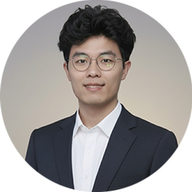
#> input picture images/android-chrome-192x192.png, 192 x 192 px
$ python -i avatar_cropper.py   (imports and definitions only)
#> lines starting #> are read from the running program, lines starting #| are printed output that depends on the picture
#> in process_avatar, img is the input picture: PIL image 192x192 RGB; mean R, G, B 162.9, 159.1, 157.3
#!/usr/bin/env python
# -*- coding: utf-8 -*-
"""
头像自动裁剪脚本
自动将 images/raw-avatars/ 中的图片裁剪为 400×400 像素的正方形头像
保存为 images/profile.jpg
"""

import os
import sys
from PIL import Image

def crop_to_center_square(image):
    """
    将图片裁剪为中心正方形

    Args:
        image: PIL Image对象

    Returns:
        裁剪后的正方形图片
    """
    width, height = image.size
#> width = 192; height = 192

    # 计算正方形的边长（取较小的一边）
    square_size = min(width, height)
#> square_size = 192

    # 计算裁剪区域（中心对齐）
    left = (width - square_size) // 2
#> left = 0
    top = (height - square_size) // 2
#> top = 0
    right = left + square_size
#> right = 192
    bottom = top + square_size
#> bottom = 192

    # 裁剪为正方形
    return image.crop((left, top, right, bottom))

def process_avatar(input_path, output_path, size=400):
    """
    处理头像图片

    Args:
        input_path: 输入图片路径
        output_path: 输出图片路径
        size: 目标尺寸（默认400×400）
    """
    try:
        # 打开图片
        img = Image.open(input_path)

        # 转换为RGB模式（如果是PNG透明背景，转为白色背景）
        if img.mode in ('RGBA', 'LA', 'P'):
            # 创建白色背景
            background = Image.new('RGB', img.size, (255, 255, 255))
            if img.mode == 'P':
                img = img.convert('RGBA')
            background.paste(img, mask=img.split()[-1] if img.mode == 'RGBA' else None)
            img = background
        elif img.mode != 'RGB':
            img = img.convert('RGB')

        # 裁剪为中心正方形
        img_square = crop_to_center_square(img)

        # 调整大小为目标尺寸
        img_resized = img_square.resize((size, size), Image.Resampling.LANCZOS)
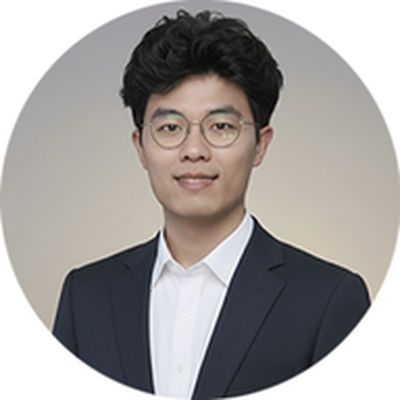
#> img_resized: PIL image 400x400 RGB; mean R, G, B 162.9, 159, 157.3

        # 保存为JPEG
        img_resized.save(output_path, 'JPEG', quality=95, optimize=True)

        return True
    except Exception as e:
        print(f"❌ 处理图片失败: {e}")
        return False

# [63 lines left out: function main, not called in this run]

# [2 lines not run here, left out]

>>> result = process_avatar('../images/android-chrome-192x192.png', 'out.png')
